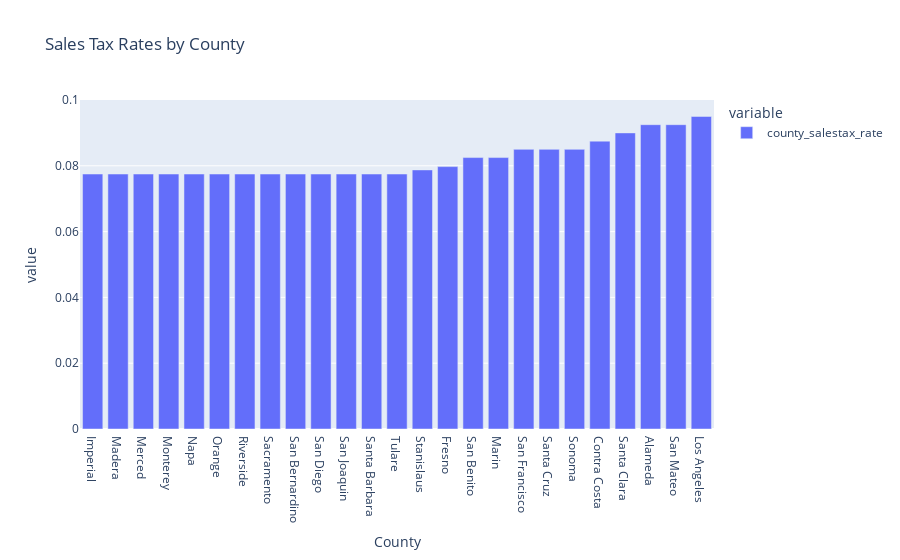

Source (notebook cell):
### Code cell
px.bar(rate,
      x='county_name',
      y=['county_salestax_rate'],
       labels={"county_name": "County", "county_salestax_rate": "Total Percent Sales Tax"},
      title='Sales Tax Rates by County')

### Figure 1 — Plotly figure (JSON) as saved in the notebook; plotly's stock layout.template omitted (floating-point values rounded to 4 significant figures)
{"data": [{"alignmentgroup": "True", "hovertemplate": "variable=county_salestax_rate<br>County=%{x}<br>value=%{y}<extra></extra>", "legendgroup": "county_salestax_rate", "marker": {"color": "#636efa"}, "name": "county_salestax_rate", "offsetgroup": "county_salestax_rate", "orientation": "v", "showlegend": true, "textposition": "auto", "type": "bar", "x": ["Imperial", "Madera", "Merced", "Monterey", "Napa", "Orange", "Riverside", "Sacramento", "San Bernardino", "San Diego", "San Joaquin", "Santa Barbara", "Tulare", "Stanislaus", "Fresno", "San Benito", "Marin", "San Francisco", "Santa Cruz", "Sonoma", "Contra Costa", "Santa Clara", "Alameda", "San Mateo", "Los Angeles"], "xaxis": "x", "y": [0.0775, 0.0775, 0.0775, 0.0775, 0.0775, 0.0775, 0.0775, 0.0775, 0.0775, 0.0775, 0.0775, 0.0775, 0.0775, 0.07875, 0.07975, 0.0825, 0.0825, 0.085, 0.085, 0.085, 0.0875, 0.09, 0.0925, 0.0925, 0.095], "yaxis": "y"}], "layout": {"barmode": "relative", "legend": {"title": {"text": "variable"}, "tracegroupgap": 0}, "title": {"text": "Sales Tax Rates by County"}, "xaxis": {"anchor": "y", "domain": [0, 1], "title": {"text": "County"}}, "yaxis": {"anchor": "x", "domain": [0, 1], "title": {"text": "value"}}}}
